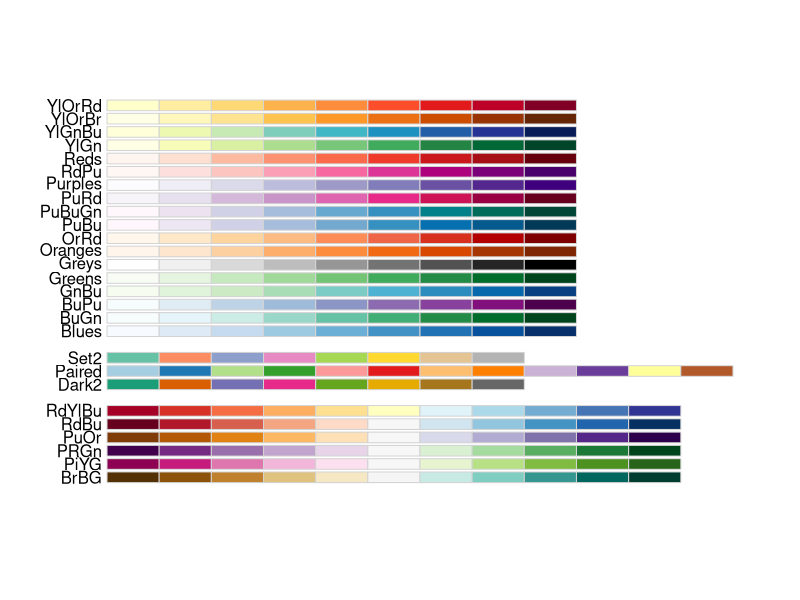
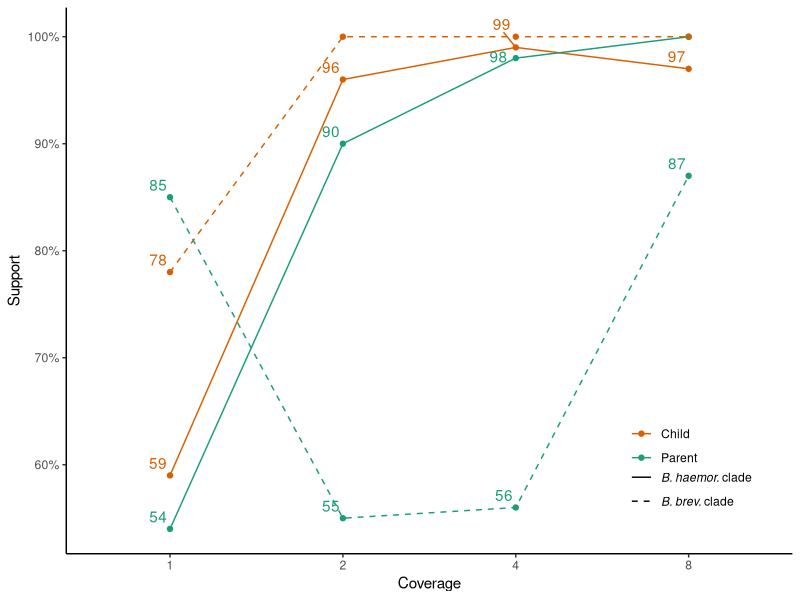
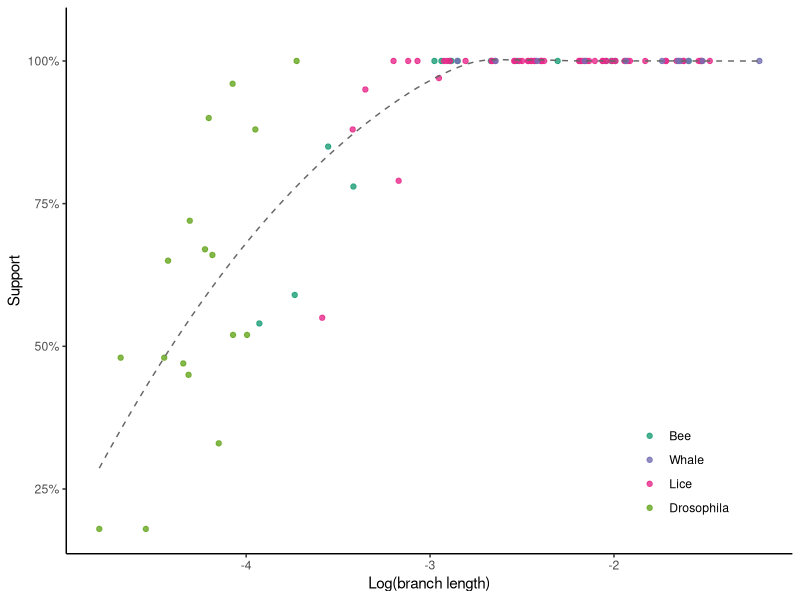
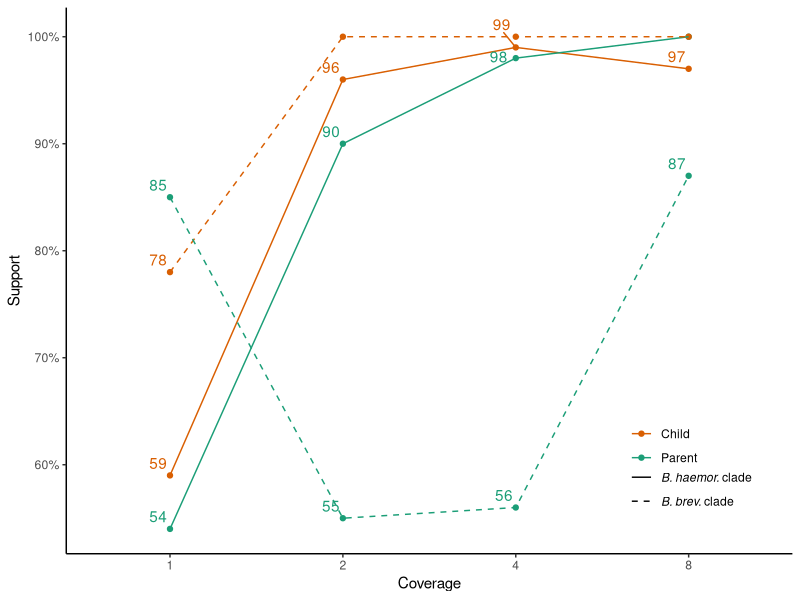
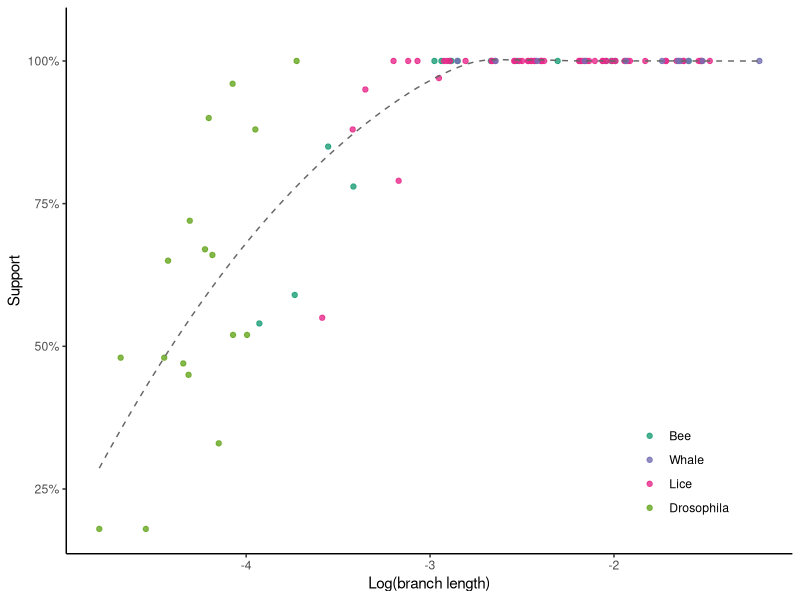

The R source for these figures, in order:
require(ggplot2); require(scales); require(reshape2); 
#install.packages("dplyr")
require(dplyr)
#require(Hmisc)
library("readxl")
library(RColorBrewer)
library("ggsci")
#install.packages("ggrepel")
library("ggrepel")
library(ggpubr)
display.brewer.all(colorblindFriendly = TRUE)
brewer.pal(n = 8, name = "Dark2")
#library(ape)


my_colors <- RColorBrewer::brewer.pal(8, "Dark2")

my_colors2 <- RColorBrewer::brewer.pal(8, "Paired")
my_colors3  = c(brewer.pal(9, "RdBu")[c(1,2, 3, 7, 9)])

setwd(dirname(rstudioapi::getActiveDocumentContext()$path))
getwd()


d=read.csv('bee_support_vs_cov.csv',sep=",",h=T)

head(d)
ggplot(aes(x=as.factor(coverage), y=support/100, group=branch, color=as.factor(sp), linetype=as.factor(cluster),), data=d[d$coverage!=0,])+
  #geom_bar(position="dodge", stat="identity")+
  geom_point()+
  geom_line()+
  geom_text_repel(aes(label=ifelse(support!=100, support, "")),
                  force = 10, nudge_x = -0.01,nudge_y = 0.004, show.legend = F )+
  #geom_text_repel(aes(label=support),hjust=0, vjust=0)+
  scale_x_discrete(name="Coverage")+
  scale_y_continuous(name="Support" , labels=percent)+
  theme_classic()+
  theme(legend.text.align = 0)+
  #scale_fill_grey()+
  scale_linetype_manual(name="", values = c(1, 2), 
                        labels=c((expression(italic("B. haemor.")~"clade")), expression(italic("B. brev.")~"clade") ))+
  scale_colour_manual(name="", values = c( my_colors[1], my_colors[2]), 
                    labels=c("Parent", "Child"))+
  theme(legend.position = c(.86,.14), 
        legend.margin=margin(t = -0.5, unit='cm') )+
  guides(colour = guide_legend(title = NULL, order = 1, reverse=TRUE, ), 
         linetype = guide_legend(title = NULL, order = 2, reverse=FALSE,))
  


ggsave("bee_support_vs_coverage.pdf",width=5,height = 4)



# branch length vs support on real data

t1=read.csv('dist_bees.txt',sep=",",h=F, skip = 1)
t2=read.csv('dist_whales.txt',sep=",",h=F, skip = 1)
t3=read.csv('dist_lice.txt',sep=",",h=F, skip = 1)
t4=read.csv('dist_dros.txt',sep=",",h=F, skip = 1)
t5=read.csv('dist_dros_200.txt',sep=",",h=F, skip = 1)

t <- rbind(t1, t2, t3, t5)


ggplot(aes(x=log10(as.numeric(V1)), y=as.numeric(V2)/100), data=t)+
  geom_point(aes(color=V3), alpha=0.8)+
  geom_smooth(se=F, color=my_colors[8], size=0.5, linetype="dashed")+

  #stat_summary_bin(fun = "mean", geom="point", bins=100, alpha=0.2) +
  #stat_summary_bin(fun.data = "mean_sdl", fun.args = list(mult = 1), geom="pointrange", alpha=0.5, bins=20)+
  #stat_summary_bin(fun = "mean", bins= 20, size=0.8, geom= "line") +
  #stat_density2d()+
  #stat_ellipse(geom="polygon", aes(fill = variable), alpha = 0.2,show.legend = FALSE, level = 0.8)+
  #geom_smooth(se=F, fullrange = FALSE, level = 0.95,linetype=1)+
  #scale_x_continuous()+
  scale_y_continuous(labels=percent, limits=c(NA, 1.05))+
  #geom_smooth(method=lm,linetype=2,colour="black",se=F, size=0.4,formula=y~x, 
  #            fullrange = FALSE, level = 0.95,) +
  theme_classic()+
  labs(y= "Support", x = "Log(branch length)")+
  scale_color_manual(name="", values = c(my_colors[1], my_colors[3], my_colors[4], my_colors[5] ), 
                     labels=c("Bee", "Whale","Lice", "Drosophila"))+
  theme(legend.position = c(.85,.15), 
        legend.margin=margin(t = 0.0, unit='cm') )+
  guides(colour = guide_legend(title = NULL, order = 1, reverse=FALSE, ))


ggsave("branch_len_vs_support_real.pdf",width=5,height = 4)
